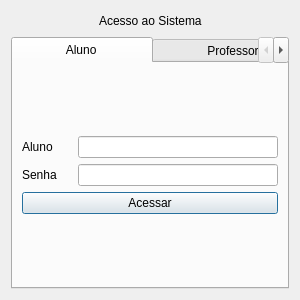
<?xml version="1.0" encoding="UTF-8"?>
<ui version="4.0">
 <class>Login</class>
 <widget class="QDialog" name="Login">
  <property name="geometry">
   <rect>
    <x>0</x>
    <y>0</y>
    <width>300</width>
    <height>300</height>
   </rect>
  </property>
  <property name="windowTitle">
   <string>Dialog</string>
  </property>
  <layout class="QVBoxLayout" name="verticalLayout_3">
   <item>
    <layout class="QHBoxLayout" name="horizontalLayout_3">
     <item>
      <spacer name="horizontalSpacer">
       <property name="orientation">
        <enum>Qt::Horizontal</enum>
       </property>
       <property name="sizeHint" stdset="0">
        <size>
         <width>40</width>
         <height>20</height>
        </size>
       </property>
      </spacer>
     </item>
     <item>
      <widget class="QLabel" name="label">
       <property name="text">
        <string>Acesso ao Sistema</string>
       </property>
      </widget>
     </item>
     <item>
      <spacer name="horizontalSpacer_2">
       <property name="orientation">
        <enum>Qt::Horizontal</enum>
       </property>
       <property name="sizeHint" stdset="0">
        <size>
         <width>40</width>
         <height>20</height>
        </size>
       </property>
      </spacer>
     </item>
    </layout>
   </item>
   <item>
    <widget class="QTabWidget" name="tabWidget">
     <property name="currentIndex">
      <number>0</number>
     </property>
     <widget class="QWidget" name="TabAluno">
      <attribute name="title">
       <string>             Aluno             </string>
      </attribute>
      <layout class="QVBoxLayout" name="verticalLayout_6">
       <item>
        <layout class="QVBoxLayout" name="verticalLayout_2">
         <item>
          <layout class="QVBoxLayout" name="verticalLayout">
           <item>
            <layout class="QHBoxLayout" name="horizontalLayout">
             <item>
              <widget class="QLabel" name="label_2">
               <property name="text">
                <string>Aluno</string>
               </property>
              </widget>
             </item>
             <item>
              <widget class="QLineEdit" name="lineEdit">
               <property name="maximumSize">
                <size>
                 <width>200</width>
                 <height>16777215</height>
                </size>
               </property>
              </widget>
             </item>
            </layout>
           </item>
           <item>
            <layout class="QHBoxLayout" name="horizontalLayout_2">
             <item>
              <widget class="QLabel" name="label_3">
               <property name="text">
                <string>Senha</string>
               </property>
              </widget>
             </item>
             <item>
              <widget class="QLineEdit" name="lineEdit_2">
               <property name="maximumSize">
                <size>
                 <width>200</width>
                 <height>16777215</height>
                </size>
               </property>
              </widget>
             </item>
            </layout>
           </item>
          </layout>
         </item>
         <item>
          <widget class="QPushButton" name="pushButton">
           <property name="text">
            <string>Acessar</string>
           </property>
          </widget>
         </item>
        </layout>
       </item>
      </layout>
     </widget>
     <widget class="QWidget" name="TabProfessor">
      <attribute name="title">
       <string>             Professor             </string>
      </attribute>
      <layout class="QVBoxLayout" name="verticalLayout_9">
       <item>
        <layout class="QVBoxLayout" name="verticalLayout_7">
         <item>
          <layout class="QVBoxLayout" name="verticalLayout_8">
           <item>
            <layout class="QHBoxLayout" name="horizontalLayout_6">
             <item>
              <widget class="QLabel" name="label_4">
               <property name="text">
                <string>Professor</string>
               </property>
              </widget>
             </item>
             <item>
              <widget class="QLineEdit" name="lineEdit_3">
               <property name="maximumSize">
                <size>
                 <width>200</width>
                 <height>16777215</height>
                </size>
               </property>
              </widget>
             </item>
            </layout>
           </item>
           <item>
            <layout class="QHBoxLayout" name="horizontalLayout_7">
             <item>
              <widget class="QLabel" name="label_5">
               <property name="text">
                <string>Senha</string>
               </property>
              </widget>
             </item>
             <item>
              <widget class="QLineEdit" name="lineEdit_4">
               <property name="maximumSize">
                <size>
                 <width>200</width>
                 <height>16777215</height>
                </size>
               </property>
              </widget>
             </item>
            </layout>
           </item>
          </layout>
         </item>
         <item>
          <widget class="QPushButton" name="pushButton_2">
           <property name="text">
            <string>Acessar</string>
           </property>
          </widget>
         </item>
        </layout>
       </item>
      </layout>
     </widget>
    </widget>
   </item>
  </layout>
 </widget>
 <resources/>
 <connections/>
</ui>
